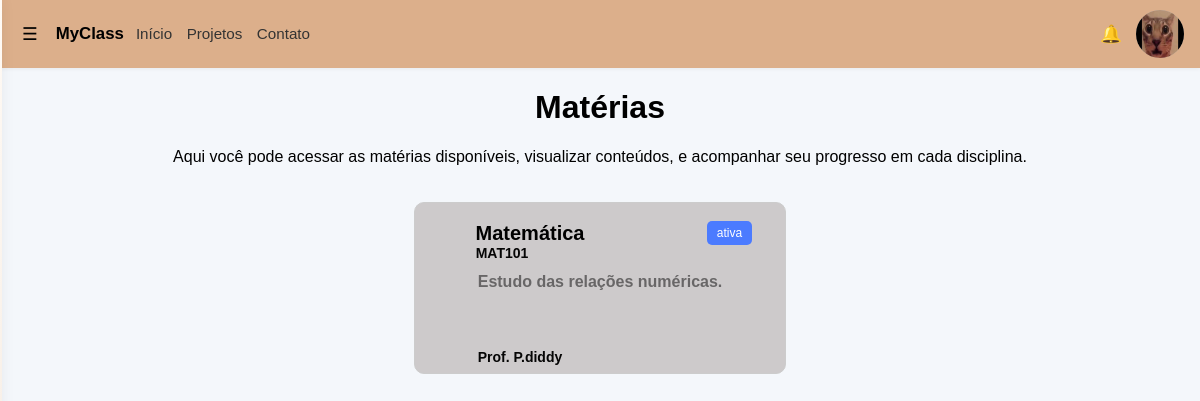
The page /Front/materias.php (signed in) on the database its author committed.
### tables this page shows
CREATE TABLE `materias` (
  `idMateria` int(11) NOT NULL,
  `nomeMateria` varchar(50) NOT NULL,
  `codigoMateria` varchar(225) NOT NULL,
  `tipo` enum('obrigatoria','optativa','eletiva') NOT NULL,
  `cargaHoraria` int(225) NOT NULL,
  `detalhesMateria` varchar(225) NOT NULL,
  `idUsuario` int(11) DEFAULT NULL,
  `stts` enum('ativa','inativa') NOT NULL
);

CREATE TABLE `usuario` (
  `idUsuario` int(11) NOT NULL,
  `nomeUsuario` varchar(225) NOT NULL,
  `identificador` int(15) NOT NULL,
  `senhaUsuario` varchar(225) NOT NULL,
  `tipoUsuario` enum('professor','aluno','coordenacao','admin') NOT NULL,
  `idSala` int(11) DEFAULT NULL
);

### Front/materias.php (the view, shortened to what this page needs)
<?php
include '../Back/conexao.php';
$stmt = $conn->prepare('SELECT m.idMateria, stts, m.nomeMateria, m.codigoMateria, m.detalhesMateria, u.nomeUsuario AS professor FROM materias m LEFT JOIN usuario u ON m.idUsuario = u.idUsuario'
);
$stmt->execute();
$result = $stmt->get_result();
?>
<!DOCTYPE html>
<html lang="pt-BR">
<head>
    <link rel="stylesheet" href="../css/materias.css">
</head>
<body>
    <header>
        <?php include 'sidebar.php'; ?>
    </header>
    <main>
        <div id="title">
        <h1>Matérias</h1>
        <p>Aqui você pode acessar as matérias disponíveis, visualizar conteúdos, e acompanhar seu progresso em cada disciplina.</p>
        </div>
        <div class="materias-list">
        <?php
        while ($row = $result->fetch_assoc()) {
            echo '<div class="materia-item" onclick="window.location.href=\'materiaDetalhes.php?id=' . $row['idMateria'] . '\'">';
            echo '<h2 class="materia-name">' . htmlspecialchars($row['nomeMateria']) . '</h2>';
            echo '<h5 class="materia-info">' . htmlspecialchars($row['detalhesMateria']) . '</h5>';
            echo '<h5 class="materia-codigo">'. htmlspecialchars($row['codigoMateria']) . '</h5>';
            echo '<span class="materia-status">' . htmlspecialchars($row['stts']) . '</span>';
            echo '<h6 class="materia-professor">Prof. ' . htmlspecialchars($row['professor']) . '</h6>';
            echo '</div>';
        }
        ?>
        </div>
    </main>
</body>
</html>

### css/materias.css (style rules this page uses)
#title { text-align: center; margin-top: 20px; }
.materias-list { display: flex; flex-wrap: wrap; justify-content: center; }
.materia-item { background-color: rgba(201, 198, 198, 0.901); display: flex; flex-direction: column; align-items: center; margin: 20px; padding: 10px; border: 1px solid #ccc; border-radius: 10px; width: 350px; height: 150px; }
.materia-status { position: relative; bottom: 11rem; left: 37%; background-color: #4b7bff; color: white; padding: 5px 10px; border-radius: 5px; font-size: 12px; }
.materia-codigo { position: relative; bottom: 7rem; right: 28%; font-size: 14px; color: #050505; }
.materia-name { position: relative; top: -7px; right: 70px; font-size: 20px; font-weight: bold; margin-bottom: 10px; }
.materia-info { position: relative; bottom: 1rem; display: flex; flex-wrap: wrap; font-size: 16px; color: #0000007e; }
.materia-professor { position: relative; bottom: 6.5rem; right: 80px; font-size: 14px; color: #050505; }

### css/sidebar.css (style rules this page uses)
:root { --sidebar-accent: #dcaf8b; --sidebar-bg-start: #fffaf5; --sidebar-bg-end: #f1e6dc; --text-color: #222; --muted-color: #6b6b6b; --app-bg: #f4f7fb; }
body.app-bg { background: var(--app-bg); margin: 0; min-height: 100vh; font-family: Arial, Helvetica, sans-serif; }
body { margin: 0; font-family: Arial, sans-serif; }

### rows shown on the page
materias: nomeMateria "Matemática", detalhesMateria "Estudo das relações numéricas.", codigoMateria "MAT101", stts "ativa", idUsuario.nomeUsuario "P.diddy"
